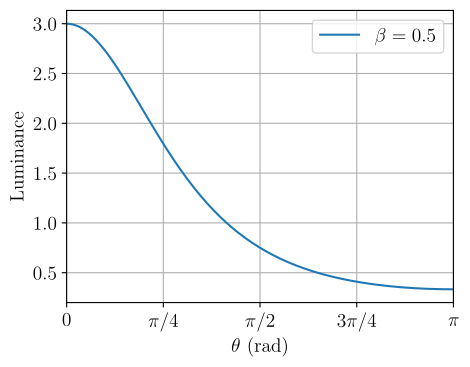

Source code (Python):
import numpy as np
import matplotlib.pyplot as plt

# Enable LaTeX rendering
plt.rcParams['text.usetex'] = True
plt.rcParams['font.family'] = 'serif'

def luminance(theta, beta):
    gamma = 1 / np.sqrt(1 - beta**2)
    return 1 / (gamma**2 * (1 - beta * np.cos(theta))**2)

theta = np.linspace(0, np.pi, 500)
beta = 0.5
L = luminance(theta, beta)

plt.figure(figsize=(5, 3.8))
plt.plot(theta, L, label=r'$\beta = {0}$'.format(beta))
plt.xlabel(r'$\theta$ (rad)')
plt.ylabel(r'Luminance')
# plt.title(r'Luminance as a function of $\theta$')
plt.legend()
plt.grid(True)
plt.xlim(0, np.pi)  # Set x-axis limits from 0 to π
plt.xticks([0,np.pi/4,np.pi/2,3*np.pi/4,np.pi],[r'0',r'$\pi/4$',r'$\pi/2$',r'$3\pi/4$',r'$\pi$'])
# plt.show()
plt.rcParams.update({'font.size': 14})
plt.savefig('Langle.pdf', bbox_inches='tight', pad_inches=0.1)
